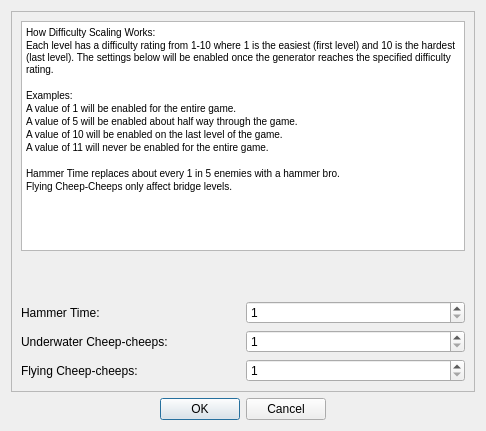
<?xml version="1.0" encoding="UTF-8"?>
<ui version="4.0">
 <class>Configure_Difficulty_Form</class>
 <widget class="QDialog" name="Configure_Difficulty_Form">
  <property name="geometry">
   <rect>
    <x>0</x>
    <y>0</y>
    <width>486</width>
    <height>431</height>
   </rect>
  </property>
  <property name="windowTitle">
   <string>Configure Level Generator</string>
  </property>
  <layout class="QVBoxLayout" name="verticalLayout">
   <item>
    <widget class="QScrollArea" name="scrollDifficulty">
     <property name="widgetResizable">
      <bool>true</bool>
     </property>
     <widget class="QWidget" name="scrollAreaWidgetContents">
      <property name="geometry">
       <rect>
        <x>0</x>
        <y>0</y>
        <width>462</width>
        <height>375</height>
       </rect>
      </property>
      <layout class="QVBoxLayout" name="verticalLayout_3">
       <item>
        <layout class="QVBoxLayout" name="verticalLayout_2">
         <item>
          <widget class="QTextBrowser" name="txtExplanation">
           <property name="minimumSize">
            <size>
             <width>0</width>
             <height>230</height>
            </size>
           </property>
           <property name="html">
            <string>&lt;!DOCTYPE HTML PUBLIC &quot;-//W3C//DTD HTML 4.0//EN&quot; &quot;http://www.w3.org/TR/REC-html40/strict.dtd&quot;&gt;
&lt;html&gt;&lt;head&gt;&lt;meta name=&quot;qrichtext&quot; content=&quot;1&quot; /&gt;&lt;style type=&quot;text/css&quot;&gt;
p, li { white-space: pre-wrap; }
&lt;/style&gt;&lt;/head&gt;&lt;body style=&quot; font-family:'MS Shell Dlg 2'; font-size:7.8pt; font-weight:400; font-style:normal;&quot;&gt;
&lt;p style=&quot; margin-top:0px; margin-bottom:0px; margin-left:0px; margin-right:0px; -qt-block-indent:0; text-indent:0px;&quot;&gt;How Difficulty Scaling Works:&lt;/p&gt;
&lt;p style=&quot; margin-top:0px; margin-bottom:0px; margin-left:0px; margin-right:0px; -qt-block-indent:0; text-indent:0px;&quot;&gt;Each level has a difficulty rating from 1-10 where 1 is the easiest (first level) and 10 is the hardest (last level). The settings below will be enabled once the generator reaches the specified difficulty rating.&lt;/p&gt;
&lt;p style=&quot;-qt-paragraph-type:empty; margin-top:0px; margin-bottom:0px; margin-left:0px; margin-right:0px; -qt-block-indent:0; text-indent:0px;&quot;&gt;&lt;br /&gt;&lt;/p&gt;
&lt;p style=&quot; margin-top:0px; margin-bottom:0px; margin-left:0px; margin-right:0px; -qt-block-indent:0; text-indent:0px;&quot;&gt;Examples:&lt;/p&gt;
&lt;p style=&quot; margin-top:0px; margin-bottom:0px; margin-left:0px; margin-right:0px; -qt-block-indent:0; text-indent:0px;&quot;&gt;A value of 1 will be enabled for the entire game.&lt;/p&gt;
&lt;p style=&quot; margin-top:0px; margin-bottom:0px; margin-left:0px; margin-right:0px; -qt-block-indent:0; text-indent:0px;&quot;&gt;A value of 5 will be enabled about half way through the game.&lt;/p&gt;
&lt;p style=&quot; margin-top:0px; margin-bottom:0px; margin-left:0px; margin-right:0px; -qt-block-indent:0; text-indent:0px;&quot;&gt;A value of 10 will be enabled on the last level of the game.&lt;/p&gt;
&lt;p style=&quot; margin-top:0px; margin-bottom:0px; margin-left:0px; margin-right:0px; -qt-block-indent:0; text-indent:0px;&quot;&gt;A value of 11 will never be enabled for the entire game.&lt;/p&gt;
&lt;p style=&quot;-qt-paragraph-type:empty; margin-top:0px; margin-bottom:0px; margin-left:0px; margin-right:0px; -qt-block-indent:0; text-indent:0px;&quot;&gt;&lt;br /&gt;&lt;/p&gt;
&lt;p style=&quot; margin-top:0px; margin-bottom:0px; margin-left:0px; margin-right:0px; -qt-block-indent:0; text-indent:0px;&quot;&gt;Hammer Time replaces about every 1 in 5 enemies with a hammer bro.&lt;/p&gt;
&lt;p style=&quot; margin-top:0px; margin-bottom:0px; margin-left:0px; margin-right:0px; -qt-block-indent:0; text-indent:0px;&quot;&gt;Flying Cheep-Cheeps only affect bridge levels.&lt;/p&gt;&lt;/body&gt;&lt;/html&gt;</string>
           </property>
          </widget>
         </item>
        </layout>
       </item>
       <item>
        <spacer name="verticalSpacer">
         <property name="orientation">
          <enum>Qt::Vertical</enum>
         </property>
         <property name="sizeHint" stdset="0">
          <size>
           <width>20</width>
           <height>40</height>
          </size>
         </property>
        </spacer>
       </item>
       <item>
        <layout class="QHBoxLayout" name="layoutHammerTime">
         <item>
          <widget class="QLabel" name="lblHammerTime">
           <property name="text">
            <string>Hammer Time:</string>
           </property>
          </widget>
         </item>
         <item>
          <widget class="QSpinBox" name="sbHammerTime">
           <property name="minimum">
            <number>1</number>
           </property>
           <property name="maximum">
            <number>11</number>
           </property>
          </widget>
         </item>
        </layout>
       </item>
       <item>
        <layout class="QHBoxLayout" name="layoutUnderwaterCheepCheeps">
         <item>
          <widget class="QLabel" name="lblUnderwaterCheepCheeps">
           <property name="text">
            <string>Underwater Cheep-cheeps:</string>
           </property>
          </widget>
         </item>
         <item>
          <widget class="QSpinBox" name="sbUnderwaterCheepCheeps">
           <property name="minimum">
            <number>1</number>
           </property>
           <property name="maximum">
            <number>11</number>
           </property>
          </widget>
         </item>
        </layout>
       </item>
       <item>
        <layout class="QHBoxLayout" name="layoutFlyingCheepCheeps">
         <item>
          <widget class="QLabel" name="lblFlyingCheepCheeps">
           <property name="text">
            <string>Flying Cheep-cheeps:</string>
           </property>
          </widget>
         </item>
         <item>
          <widget class="QSpinBox" name="sbFlyingCheepCheeps">
           <property name="minimum">
            <number>1</number>
           </property>
           <property name="maximum">
            <number>11</number>
           </property>
          </widget>
         </item>
        </layout>
       </item>
      </layout>
     </widget>
    </widget>
   </item>
   <item>
    <widget class="QDialogButtonBox" name="buttonBox">
     <property name="standardButtons">
      <set>QDialogButtonBox::Cancel|QDialogButtonBox::Ok</set>
     </property>
     <property name="centerButtons">
      <bool>true</bool>
     </property>
    </widget>
   </item>
  </layout>
 </widget>
 <resources/>
 <connections/>
</ui>
